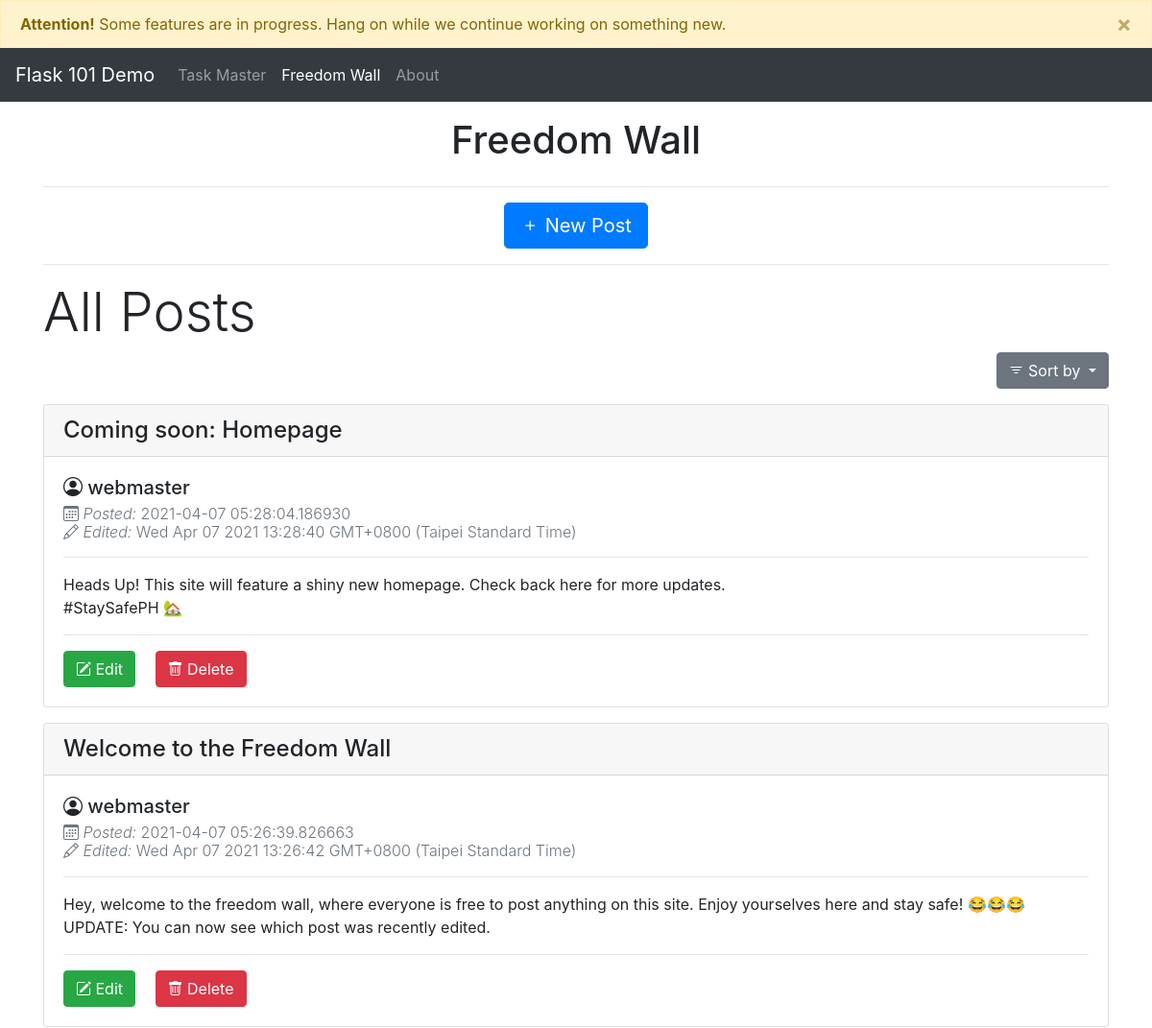
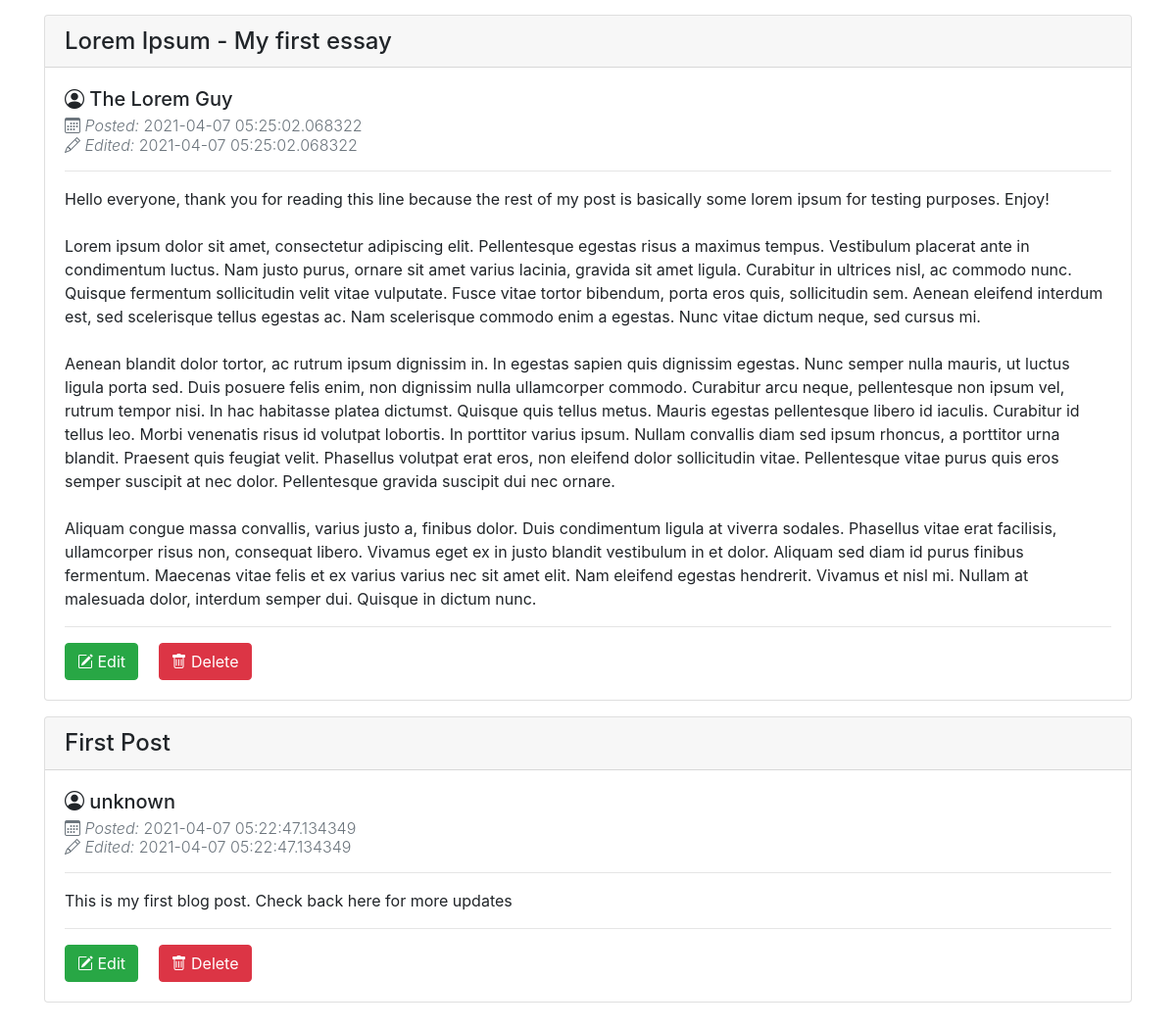
Screenshot of /blog_posts with the database file from the repository (2 pictures, top to bottom).
### app.py (models this page shows, shortened)
class BlogPost(db.Model):
    id = db.Column(db.Integer, primary_key = True)
    title = db.Column(db.String(50), nullable = False)
    content = db.Column(db.Text, nullable=False)
    author = db.Column(db.String(20), nullable=False)
    datePosted = db.Column(db.DateTime, nullable = False , default = datetime.utcnow)
    dateEdited = db.Column(db.String(30), nullable = False, default = datetime.utcnow)

### app.py (the view)
@app.route('/blog_posts', methods=['GET', 'POST'])
def posts():
    if request.method == 'POST':
        post_title = request.form['title']
        post_content = request.form['content']
        post_author = request.form['author']
        new_post = BlogPost(title=post_title, author=post_author, content=post_content)
        db.session.add(new_post)
        db.session.commit()
        return redirect('/blog_posts')
    else:
        all_posts = BlogPost.query.order_by(BlogPost.datePosted.desc()).all()
        return render_template('posts.html', posts=all_posts)

### templates/posts.html (shortened to what this page needs)
{% extends 'base.html' %}
{% block body %}
<h1 class="text-center mt-3">Freedom Wall</h1>
<div class="container">
    <div class="row">
        <div class="col text-center">
            <hr>
            <button type="button" class="btn btn-primary btn-lg" data-toggle="modal" data-target="#newPost">
                <i class="bi bi-plus"></i> New Post
            </button>
        </div>
    </div>
</div>
<div class="container">
    <hr>
    <h1 class="display-4">All Posts</h1>
    <div class="dropdown mb-3 text-right">
        <button class="btn btn-secondary dropdown-toggle" type="button" id="dropdownMenuButton"
            data-toggle="dropdown" aria-haspopup="true" aria-expanded="false">
            <i class="bi bi-filter"></i>  Sort by
        </button>
    </div>
{% for post in posts %}
<div class="card mb-3">
    <h4 class="card-header">{{ post.title }}</h4>
    <div class="card-body">
        <h5 class="card-title"> <i class="bi bi-person-circle"></i> {{ post.author }}</h5>
        <h6 class="card-subtitle text-muted font-weight-light">
            <i class="bi bi-calendar3"></i>
            <i>Posted: </i> {{ post.datePosted }}
            <br>
            <i class="bi bi-pencil"></i>
            <i>Edited: </i> {{ post.dateEdited }}
        </h6>
        <hr>
        <p style="white-space: pre-wrap;">{{ post.content }}</p>
        <hr>
        <a href="/blog_edit/{{post.id}}" class="btn btn-success mr-3"><i class="bi bi-pencil-square"></i> Edit</a>
        <a href="/blog_post_delete/{{post.id}}" class="btn btn-danger"><i class="bi bi-trash"></i> Delete</a>
    </div>
</div>
{% endfor %}
</div>
{% endblock %}

### templates/base.html (shortened to what this page needs)
<!DOCTYPE html>
<html lang="en">
  <head>
    <link
      rel="stylesheet"
      href="{{ url_for('static', filename = 'css/bootstrap.min.css')}}"
    />
    <link
      rel="stylesheet"
      type="text/css"
      href="https://cdn.jsdelivr.net/npm/bootstrap-icons@1.4.0/font/bootstrap-icons.css"
    />
    <link
      rel="stylesheet"
      type="text/css"
      href="{{ url_for('static', filename = 'css/main.css')}}"
    />
  </head>
  <body>
    <div
      class="alert alert-warning alert-dismissible fade show m-0 rounded-0"
      role="alert"
    >
      <strong>Attention!</strong> Some features are in progress. Hang on while
      we continue working on something new.
      <button
        type="button"
        class="close"
        data-dismiss="alert"
        aria-label="Close"
      >
        <span aria-hidden="true">&times;</span>
      </button>
    </div>
    <nav class="navbar navbar-expand-lg navbar-dark bg-dark sticky-top">
      <a class="navbar-brand" href="#">Flask 101 Demo</a>
      <div class="collapse navbar-collapse" id="navbarNavAltMarkup">
          <div class="navbar-nav">
              <a class="nav-link" href="/">Task Master <span class="sr-only">(current)</span></a>
              <a class="nav-link" href="/blog_posts">Freedom Wall</a>
              <a href="https://bit.ly/31VUq8t" class="nav-link">About</a>
          </div>
        </div>
    </nav>
    {% block body %} {% endblock %}
  </body>
</html>

### rows the page displays
BlogPost: title "Coming soon: Homepage", author "webmaster", datePosted "2021-04-07 05:28:04.186930", dateEdited "Wed Apr 07 2021 13:28:40 GMT+0800 (Taipei Standard Time)", content "Heads Up! This site will feature a shiny new homepage. Check back here for more updates. #StaySafePH 🏡"
BlogPost: title "Welcome to the Freedom Wall", author "webmaster", datePosted "2021-04-07 05:26:39.826663", dateEdited "Wed Apr 07 2021 13:26:42 GMT+0800 (Taipei Standard Time)", content "Hey, welcome to the freedom wall, where everyone is free to post anything on this site. Enjoy yourselves here and stay safe! 😂😂😂 UPDATE: You can now see which post was recently edited."
BlogPost: title "Lorem Ipsum - My first essay", author "The Lorem Guy", datePosted "2021-04-07 05:25:02.068322", dateEdited "2021-04-07 05:25:02.068322", content "Hello everyone, thank you for reading this line because the rest of my post is basically some lorem ipsum for testing purposes. Enjoy! Lorem ipsum dolor sit amet, consectetur adipiscing elit. Pellentesque egestas risus a maximus tempus. Vestibulum placerat ante in condimentum luctus. Nam justo purus, ornare sit amet varius lacinia, gravida sit amet ligula. Curabitur in ultrices nisl, ac commodo nunc. Quisque fermentum sollicitudin velit vitae vulputate. Fusce vitae tortor bibendum, porta eros quis, sollicitudin sem. Aenean eleifend interdum est, sed scelerisque tellus egestas ac. Nam scelerisque commodo enim a egestas. Nunc vitae dictum neque, sed cursus mi. Aenean blandit dolor tortor, ac…"
BlogPost: title "First Post", author "unknown", datePosted "2021-04-07 05:22:47.134349", dateEdited "2021-04-07 05:22:47.134349", content "This is my first blog post. Check back here for more updates"
